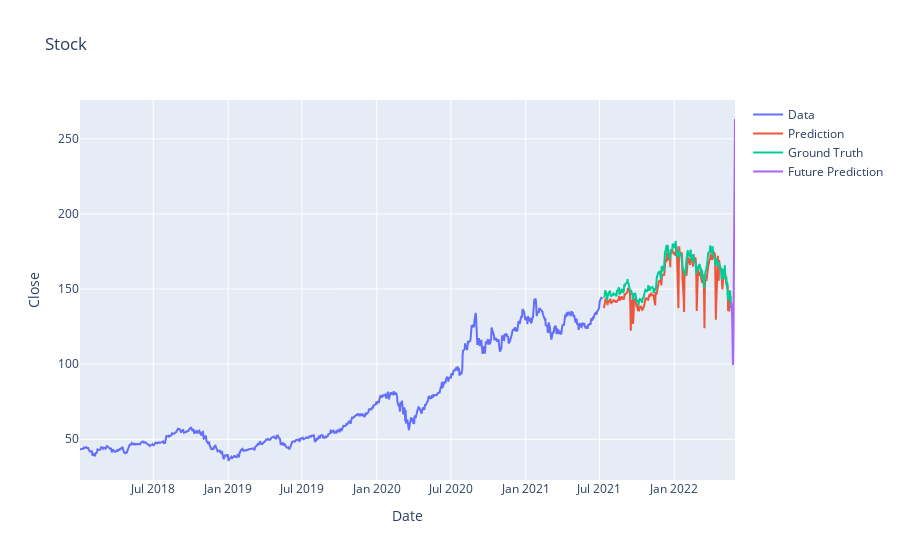
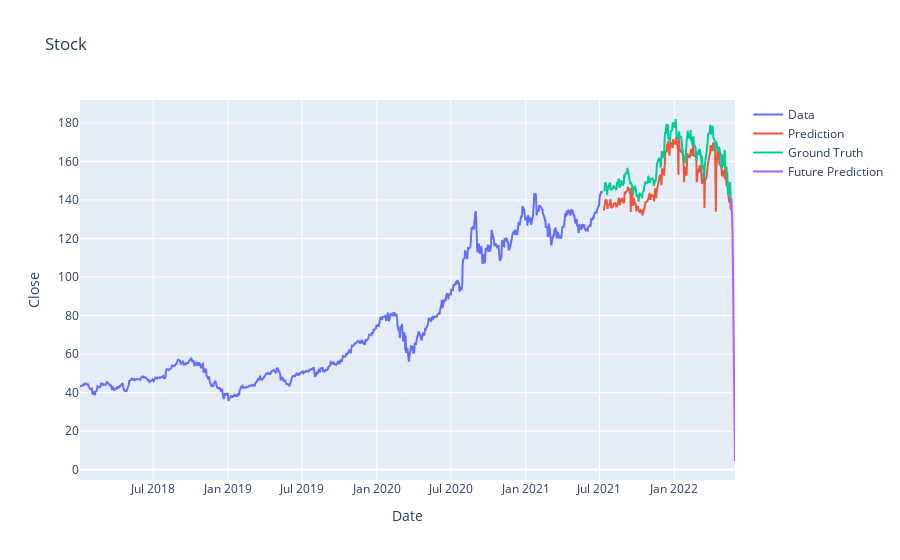
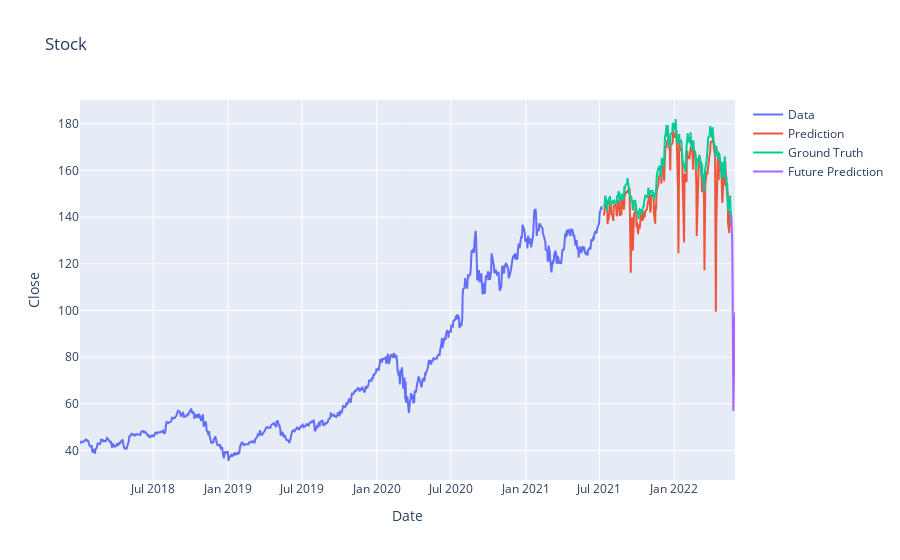
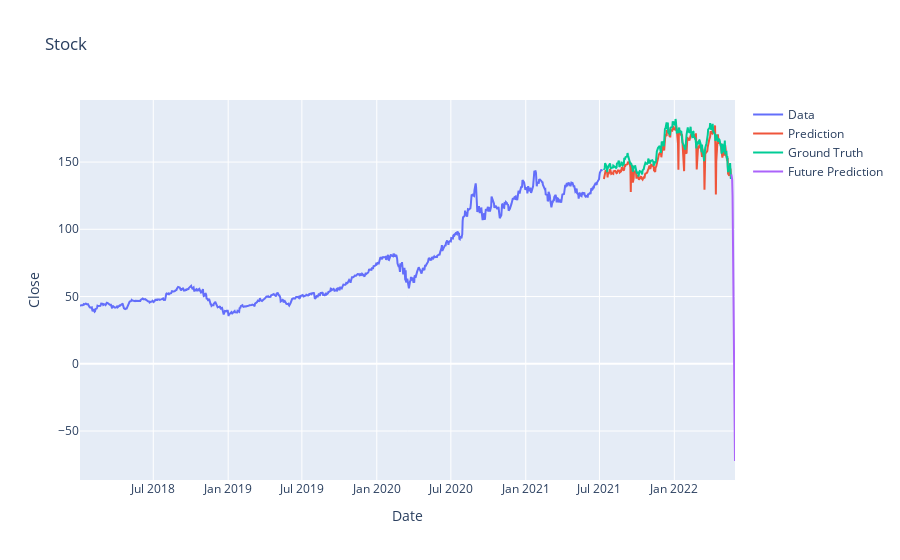

The code cell stored with these charts, in order, in its notebook:
### Code cell
from sklearn.metrics import mean_absolute_error
import statistics
from keras.models import Sequential
from keras.layers import LSTM, Dense, Dropout

score_list = []
forecast_list = []
num_trials = 11
n_in=1
n_out=1
split_percent = 0.8
num_prediction = 10
dropnan = True
num_epochs = 25

for _ in range(num_trials):
    n_vars = 1 if type(data) is list else close_data_df.shape[1]
    cols, names = list(), list()
    # input sequence (t-n, ... t-1)
    for i in range(n_in, 0, -1):
        cols.append(close_data_df.shift(i))
        names += [('var%d(t-%d)' % (j+1, i)) for j in range(n_vars)]
    # forecast sequence (t, t+1, ... t+n)
    for i in range(0, n_out):
        cols.append(close_data_df.shift(-i))
        if i == 0:
            names += [('var%d(t)' % (j+1)) for j in range(n_vars)]
        else:
            names += [('var%d(t+%d)' % (j+1, i)) for j in range(n_vars)]
            # put it all together
    supervised_df = pd.concat(cols, axis=1)
    supervised_df.columns = names
    # drop rows with NaN values
    if dropnan:
        supervised_df.dropna(inplace=True)
    supervised_df = supervised_df.drop(supervised_df.columns[-n_vars+1:], axis=1)
    # return agg

    #series_to_supervised(close_data_df)
    supervised_df.head()

    supervised_data = supervised_df.to_numpy()

    split = int(split_percent * len(close_data_df))

    supervised_train = supervised_data[:split]
    supervised_test = supervised_data[split:]

    train_X, train_y = supervised_train[:, :-1], supervised_train[:, -1]
    test_X, test_y = supervised_test[:, :-1], supervised_test[:, -1]
    # reshape input to be 3D [samples, timesteps, features]
    train_X = train_X.reshape((train_X.shape[0], 1, train_X.shape[1]))
    test_X = test_X.reshape((test_X.shape[0], 1, test_X.shape[1]))

    close_data = close_data_df.to_numpy()

    date_train = date[:split]
    date_test = date[split+2:]

    model = Sequential()

    model.add(
        LSTM(50,
             activation='relu',
             #return_sequences=True,
             input_shape=(train_X.shape[1], train_X.shape[2]))
    )
    model.add(Dropout(0.2))

    # model.add(LSTM(128, return_sequences=True, input_shape= (date_train.shape[0], 1)))
    # model.add(LSTM(64, return_sequences=False))
    # model.add(Dense(25))

    model.add(Dense(units=1))
    model.compile(optimizer='adam', loss='mse')

    history = model.fit(train_X, train_y, epochs=num_epochs, batch_size=20, verbose=1, validation_data=(test_X, test_y))

    yhat = model.predict(test_X)
    yhat_df = pd.DataFrame(yhat)
    yhat_df.index = close_data_df.index[split+1:]
    yhat_df.columns = ['Close']
    print(yhat_df)

    new_test_X = test_X.reshape((test_X.shape[0], test_X.shape[2]))
    inv_yhat = np.concatenate((yhat_df, new_test_X[:,1:scaled_df.shape[1]]), axis=1)
    inv_yhat = scaler.inverse_transform(inv_yhat)
    print('\nHead of "inv_yhat":\n',inv_yhat[:5])

    test_y = test_y.reshape((test_X.shape[0], test_X.shape[1]))
    inv_testy = np.hstack([test_y,np.zeros(test_y.shape)])
    inv_testy = scaler.inverse_transform(inv_testy)
    inv_testy = inv_testy[:,:1]
    print('\nHead of "inv_testy":\n',inv_testy[:5])

    train = train_y.reshape(train_y.shape[0],1)
    train = np.hstack([train, np.zeros(train.shape)])
    train = scaler.inverse_transform(train)
    train = np.delete(train,[1,scaled_df.shape[1]],1)
    train = train.reshape((-1))
    test = inv_testy.reshape((-1))
    prediction = inv_yhat[:,:1]
    prediction = prediction.reshape((-1))

    trace1 = go.Scatter(
        x=date_train,
        y=train,
        mode='lines',
        name='Data'
    )
    trace2 = go.Scatter(
        x=date_test,
        y=prediction,
        mode='lines',
        name='Prediction'
    )
    trace3 = go.Scatter(
        x=date_test,
        y=test,
        mode='lines',
        name='Ground Truth'
    )
    layout = go.Layout(
        title="Stock",
        xaxis={'title': "Date"},
        yaxis={'title': "Close"}
    )

    forecast = (predict(num_prediction, model))
    forecast = forecast.reshape(num_prediction + 2,forecast.shape[2])
#     forecast = np.delete(forecast,slice(-(close_data_df.shape[1] - scaled_df.shape[1]),forecast.shape[1]),1)
    forecast = np.delete(forecast,slice(scaled_df.shape[1],forecast.shape[1]),1)
    print(close_data_df.shape[1] - scaled_df.shape[1])
    forecast = scaler.inverse_transform(forecast)
    forecast = np.delete(forecast,slice(1,forecast.shape[1]),1)
    forecast = forecast.reshape((-1))
    forecast_list = np.append(forecast_list,np.array([forecast]))
    
    forecast_dates = predict_dates(num_prediction)
    trace4 = go.Scatter(
        x=forecast_dates,
        y=forecast,
        mode='lines',
        name='Future Prediction'
    )
    fig = go.Figure(data=[trace1, trace2, trace3, trace4], layout=layout)
    fig.show()

    score = mean_absolute_error(test, prediction)
    score_list.append(score)
    
print(
'\nMinimum of mae: ',min(score_list),
'\nAverage of mae: ',(sum(score_list) - max(score_list))/(len(score_list) - 1),
'\nMaximum of mae: ',max(score_list)
 )

forecast_list = np.reshape(forecast_list,[num_trials,num_prediction + 2])
forecast_5days = forecast_list[:,2:7]
var = np.var(forecast_5days,axis = 1)
maxindex = np.argmax(var)
forecast_5days = np.delete(forecast_5days,maxindex,0)


print(forecast_5days)

### Figure 1 — Plotly figure (JSON) as saved in the notebook; plotly's stock layout.template omitted (floating-point values rounded to 4 significant figures; data arrays with more than 128 entries replaced by an {"elided": "..."} marker saying what was removed)
{"data": [{"mode": "lines", "name": "Data", "type": "scatter", "x": {"elided": "884 str values"}, "y": {"elided": "884 float values"}}, {"mode": "lines", "name": "Prediction", "type": "scatter", "x": {"elided": "219 str values"}, "y": {"elided": "220 float values"}}, {"mode": "lines", "name": "Ground Truth", "type": "scatter", "x": {"elided": "219 str values"}, "y": {"elided": "220 float values"}}, {"mode": "lines", "name": "Future Prediction", "type": "scatter", "x": ["2022-05-21T00:00:00", "2022-05-22T00:00:00", "2022-05-23T00:00:00", "2022-05-24T00:00:00", "2022-05-25T00:00:00", "2022-05-26T00:00:00", "2022-05-27T00:00:00", "2022-05-28T00:00:00", "2022-05-29T00:00:00", "2022-05-30T00:00:00"], "y": [140.8, 137.4, 132.8, 115.2, 99.54, 116.4, 151.0, 189.9, 227.8, 263.2, 296.4, 328.3]}], "layout": {"title": {"text": "Stock"}, "xaxis": {"title": {"text": "Date"}}, "yaxis": {"title": {"text": "Close"}}}}

### Figure 2 — Plotly figure (JSON) as saved in the notebook; plotly's stock layout.template omitted (floating-point values rounded to 4 significant figures; data arrays with more than 128 entries replaced by an {"elided": "..."} marker saying what was removed)
{"data": [{"mode": "lines", "name": "Data", "type": "scatter", "x": {"elided": "884 str values"}, "y": {"elided": "884 float values"}}, {"mode": "lines", "name": "Prediction", "type": "scatter", "x": {"elided": "219 str values"}, "y": {"elided": "220 float values"}}, {"mode": "lines", "name": "Ground Truth", "type": "scatter", "x": {"elided": "219 str values"}, "y": {"elided": "220 float values"}}, {"mode": "lines", "name": "Future Prediction", "type": "scatter", "x": ["2022-05-21T00:00:00", "2022-05-22T00:00:00", "2022-05-23T00:00:00", "2022-05-24T00:00:00", "2022-05-25T00:00:00", "2022-05-26T00:00:00", "2022-05-27T00:00:00", "2022-05-28T00:00:00", "2022-05-29T00:00:00", "2022-05-30T00:00:00"], "y": [140.8, 137.4, 131.3, 122.5, 92.7, 62.22, 44.93, 33.23, 20.73, 4.511, -16.51, -42.39]}], "layout": {"title": {"text": "Stock"}, "xaxis": {"title": {"text": "Date"}}, "yaxis": {"title": {"text": "Close"}}}}

### Figure 3 — Plotly figure (JSON) as saved in the notebook; plotly's stock layout.template omitted (floating-point values rounded to 4 significant figures; data arrays with more than 128 entries replaced by an {"elided": "..."} marker saying what was removed)
{"data": [{"mode": "lines", "name": "Data", "type": "scatter", "x": {"elided": "884 str values"}, "y": {"elided": "884 float values"}}, {"mode": "lines", "name": "Prediction", "type": "scatter", "x": {"elided": "219 str values"}, "y": {"elided": "220 float values"}}, {"mode": "lines", "name": "Ground Truth", "type": "scatter", "x": {"elided": "219 str values"}, "y": {"elided": "220 float values"}}, {"mode": "lines", "name": "Future Prediction", "type": "scatter", "x": ["2022-05-21T00:00:00", "2022-05-22T00:00:00", "2022-05-23T00:00:00", "2022-05-24T00:00:00", "2022-05-25T00:00:00", "2022-05-26T00:00:00", "2022-05-27T00:00:00", "2022-05-28T00:00:00", "2022-05-29T00:00:00", "2022-05-30T00:00:00"], "y": [140.8, 137.4, 130.6, 112.4, 68.62, 56.93, 68.4, 81.8, 92.01, 99.16, 104.3, 108.4]}], "layout": {"title": {"text": "Stock"}, "xaxis": {"title": {"text": "Date"}}, "yaxis": {"title": {"text": "Close"}}}}

### Figure 4 — Plotly figure (JSON) as saved in the notebook; plotly's stock layout.template omitted (floating-point values rounded to 4 significant figures; data arrays with more than 128 entries replaced by an {"elided": "..."} marker saying what was removed)
{"data": [{"mode": "lines", "name": "Data", "type": "scatter", "x": {"elided": "884 str values"}, "y": {"elided": "884 float values"}}, {"mode": "lines", "name": "Prediction", "type": "scatter", "x": {"elided": "219 str values"}, "y": {"elided": "220 float values"}}, {"mode": "lines", "name": "Ground Truth", "type": "scatter", "x": {"elided": "219 str values"}, "y": {"elided": "220 float values"}}, {"mode": "lines", "name": "Future Prediction", "type": "scatter", "x": ["2022-05-21T00:00:00", "2022-05-22T00:00:00", "2022-05-23T00:00:00", "2022-05-24T00:00:00", "2022-05-25T00:00:00", "2022-05-26T00:00:00", "2022-05-27T00:00:00", "2022-05-28T00:00:00", "2022-05-29T00:00:00", "2022-05-30T00:00:00"], "y": [140.8, 137.4, 137.1, 125.0, 90.07, 52.46, 15.92, -17.57, -47.01, -72.29, -92.8, -107.8]}], "layout": {"title": {"text": "Stock"}, "xaxis": {"title": {"text": "Date"}}, "yaxis": {"title": {"text": "Close"}}}}
